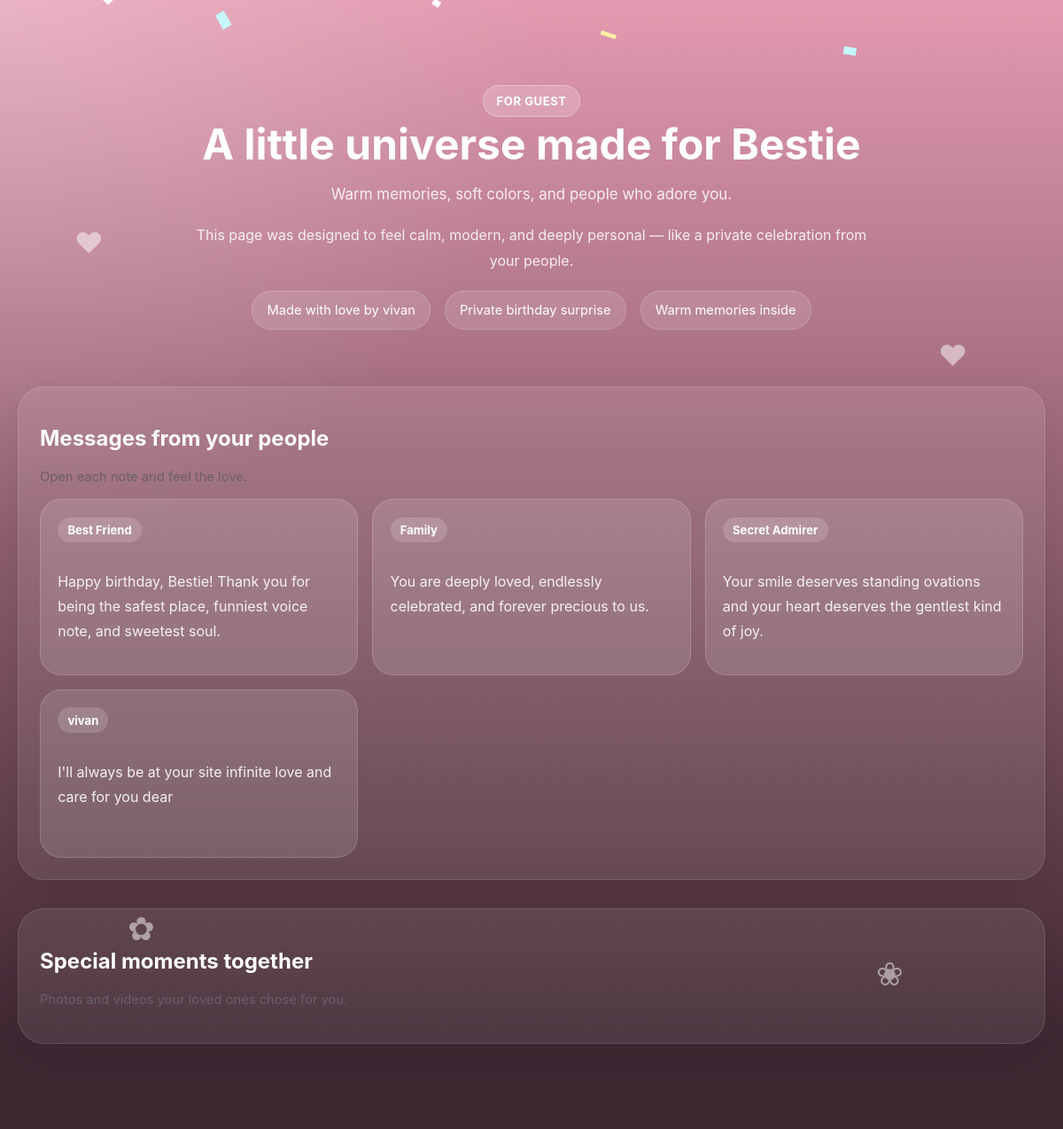
Page /celebrate/khushi-651186 on the committed database.
### tables this page shows
CREATE TABLE parties (
            id INTEGER PRIMARY KEY AUTOINCREMENT,
            slug TEXT UNIQUE NOT NULL,
            recipient_name TEXT NOT NULL,
            title TEXT NOT NULL,
            subtitle TEXT,
            intro_text TEXT,
            accent_color TEXT,
            secondary_color TEXT,
            background_style TEXT,
            surprise_prompt TEXT,
            created_by TEXT,
            created_at TEXT NOT NULL
        );

CREATE TABLE messages (
            id INTEGER PRIMARY KEY AUTOINCREMENT,
            party_id INTEGER NOT NULL,
            sender_name TEXT NOT NULL,
            message_text TEXT NOT NULL,
            FOREIGN KEY(party_id) REFERENCES parties(id) ON DELETE CASCADE
        );

### app.py (the view)
@app.route("/celebrate/<slug>")
def celebrate(slug):
    data = party_with_children(slug)
    if not data:
        return render_template("not_found.html"), 404
    visitor_name = request.args.get("guest_name", "Guest").strip() or "Guest"
    return render_template("party.html", data=data, visitor_name=visitor_name)

### app.py (called while the page is built)
def get_db():
    conn = sqlite3.connect(DB_PATH)
    conn.row_factory = sqlite3.Row
    return conn

def party_with_children(slug: str):
    conn = get_db()
    party = conn.execute("SELECT * FROM parties WHERE slug = ?", (slug,)).fetchone()
    if not party:
        conn.close()
        return None
    messages = conn.execute(
        "SELECT sender_name, message_text FROM messages WHERE party_id = ? ORDER BY id ASC",
        (party["id"],),
    ).fetchall()
    media = conn.execute(
        "SELECT file_name, media_type, original_name FROM media WHERE party_id = ? ORDER BY id ASC",
        (party["id"],),
    ).fetchall()
    conn.close()
    return {
        "party": party,
        "messages": messages,
        "media": media,
    }

### templates/party.html (shortened to what this page needs)
<!DOCTYPE html>
<html lang="en">
<head>
  <link rel="stylesheet" href="{{ url_for('static', filename='css/styles.css') }}" />
</head>
<body class="page-party {{ data.party['background_style'] }}">
  <div class="floating floating-heart heart-1">❤</div>
  <div class="floating floating-heart heart-2">❤</div>
  <div class="floating floating-flower flower-1">✿</div>
  <div class="floating floating-flower flower-2">❀</div>
  <main class="party-shell">
    <section class="party-hero">
      <div class="badge badge-soft">For {{ visitor_name }}</div>
      <h1>{{ data.party['title'] }}</h1>
      <p class="lead">{{ data.party['subtitle'] }}</p>
      <p class="intro-copy">{{ data.party['intro_text'] }}</p>
      <div class="pill-row">
        <span>Made with love by {{ data.party['created_by'] }}</span>
        <span>Private birthday surprise</span>
        <span>Warm memories inside</span>
      </div>
    </section>
    <section class="messages-board">
      <div class="section-heading">
        <h2>Messages from your people</h2>
        <p>Open each note and feel the love.</p>
      </div>
      <div class="message-cards">
        {% for message in data.messages %}
        <article class="wish-card">
          <span class="wish-from">{{ message['sender_name'] }}</span>
          <p>{{ message['message_text'] }}</p>
        </article>
        {% endfor %}
      </div>
    </section>
    <section class="gallery-section">
      <div class="section-heading">
        <h2>Special moments together</h2>
        <p>Photos and videos your loved ones chose for you.</p>
      </div>
    </section>
  </main>
  <canvas id="confettiCanvas"></canvas>
</body>
</html>

### static/css/styles.css (style rules this page uses)
:root { --bg: #fffaf7; --text: #2f2430; --muted: #6a5f68; --card: rgba(255,255,255,0.8); --line: rgba(80, 55, 76, 0.12); --accent: #d9778f; --secondary: #f6d5de; --shadow: 0 20px 60px rgba(130, 97, 120, 0.14); }
* { box-sizing: border-box; }
html, body { margin: 0; padding: 0; font-family: Inter, ui-sans-serif, system-ui, -apple-system, BlinkMacSystemFont, "Segoe UI", sans-serif; background: linear-gradient(180deg, #fffaf7 0%, #fff3f6 100%); color: var(--text); }
body { min-height: 100vh; overflow-x: hidden; }
.hero-card, .info-card, .wish-card, .memory-card { position: relative; z-index: 1; }
.professional-card h1, .party-hero h1 { font-size: clamp(2rem, 4vw, 4rem); line-height: 1.05; margin: .4rem 0 1rem; }
.badge { display: inline-flex; align-items: center; gap: .5rem; background: rgba(255,255,255,0.75); border: 1px solid var(--line); color: var(--accent); font-size: .82rem; padding: .55rem .9rem; border-radius: 999px; letter-spacing: .04em; text-transform: uppercase; font-weight: 700; }
.badge-soft { background: rgba(255,255,255,0.18); color: white; border-color: rgba(255,255,255,0.28); }
.lead { color: var(--muted); font-size: 1.06rem; line-height: 1.75; max-width: 860px; }
.hero-actions, .form-actions, .pill-row, .glass-stats, .message-header, .top-row { display: flex; flex-wrap: wrap; gap: 1rem; }
label span, .section-heading p, .tiny-note { display: block; color: var(--muted); font-size: .92rem; margin-bottom: .5rem; }
.party-shell { position: relative; z-index: 1; width: min(1160px, calc(100% - 2rem)); margin: 0 auto; padding: 3rem 0 6rem; }
.page-party { background: radial-gradient(circle at top left, rgba(255,255,255,0.2), transparent 35%), linear-gradient(180deg, var(--accent), #2f2430 90%); color: white; }
.page-party.rose-glow { background: radial-gradient(circle at top left, rgba(255,255,255,.25), transparent 35%), linear-gradient(180deg, #e39ab0, #402833 92%); }
.party-hero { text-align: center; padding: 3rem 1.2rem 2rem; }
.party-hero .lead, .intro-copy { color: rgba(255,255,255,0.86); max-width: 760px; margin: 0 auto 1rem; line-height: 1.8; }
.pill-row { justify-content: center; margin-top: 1.25rem; }
.pill-row span { padding: .72rem 1rem; border-radius: 999px; background: rgba(255,255,255,0.12); border: 1px solid rgba(255,255,255,0.18); font-size: .92rem; }
.section-heading { margin-bottom: 1rem; }
.messages-board, .gallery-section { margin-top: 2rem; background: rgba(255,255,255,0.08); border: 1px solid rgba(255,255,255,0.12); box-shadow: 0 18px 45px rgba(0,0,0,0.1); border-radius: 30px; padding: 1.5rem; }
.message-cards { display: grid; grid-template-columns: repeat(3, minmax(0, 1fr)); gap: 1rem; }
.wish-card { background: rgba(255,255,255,0.12); border: 1px solid rgba(255,255,255,0.16); border-radius: 24px; padding: 1.2rem; min-height: 190px; }
.wish-card p { color: rgba(255,255,255,0.9); line-height: 1.75; }
.wish-from { display: inline-flex; margin-bottom: .85rem; padding: .4rem .7rem; border-radius: 999px; background: rgba(255,255,255,0.16); font-size: .82rem; font-weight: 700; }
.floating { position: fixed; z-index: 0; opacity: .5; animation: floatY 6s ease-in-out infinite; }
.floating-heart { font-size: 2rem; }
.floating-flower { font-size: 2.3rem; }
.heart-1 { left: 7%; top: 20%; animation-delay: 0s; }
.heart-2 { right: 9%; top: 30%; animation-delay: 2s; }
.flower-1 { left: 12%; bottom: 16%; animation-delay: 1s; }
.flower-2 { right: 15%; bottom: 12%; animation-delay: 3s; }
#confettiCanvas { position: fixed; inset: 0; width: 100%; height: 100%; pointer-events: none; z-index: 0; }

### rows in the picture
parties: party "A little universe made for Bestie", party.subtitle "Warm memories, soft colors, and people who adore you.", party.intro_text "This page was designed to feel calm, modern, and deeply personal — like a private celebration from your people.", party.created_by "vivan"
messages: sender_name "Best Friend", message_text "Happy birthday, Bestie! Thank you for being the safest place, funniest voice note, and sweetest soul."
messages: sender_name "Family", message_text "You are deeply loved, endlessly celebrated, and forever precious to us."
messages: sender_name "Secret Admirer", message_text "Your smile deserves standing ovations and your heart deserves the gentlest kind of joy."
messages: sender_name "vivan", message_text "I'll always be at your site infinite love and care for you dear"

### other values in the picture
{{ visitor_name }} "GUEST"
